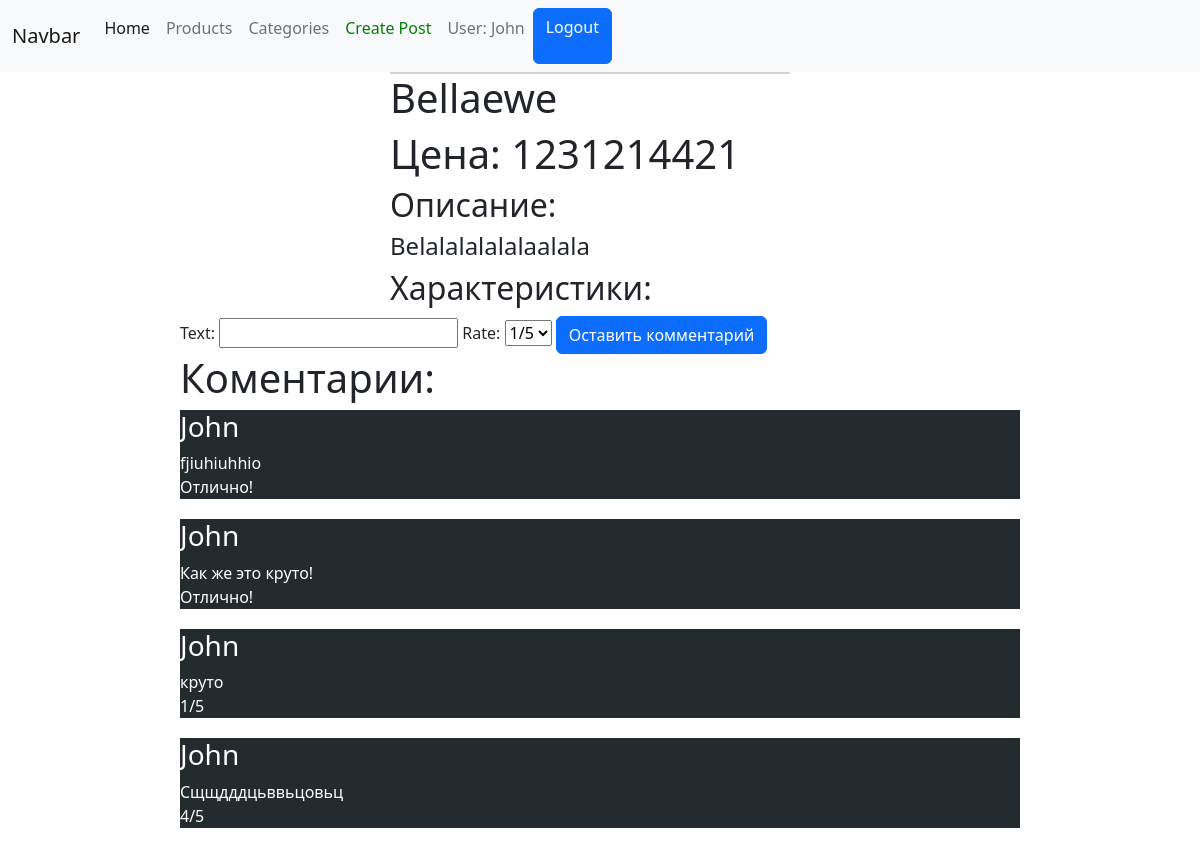
Page /products/10/ (signed in) on the committed database.
### products/models.py (models this page shows, shortened)
class Product(models.Model):
    author = models.ForeignKey(User, on_delete=models.CASCADE, null=True)
    image = models.ImageField()
    title = models.CharField(max_length=180)
    price = models.IntegerField(default=1)
    colour = models.CharField(max_length=20)
    characteristics = models.TextField()
    description = models.TextField()
    categories = models.ManyToManyField(Category)

class Review(models.Model):
    author = models.ForeignKey(User, on_delete=models.CASCADE, null=False)
    text = models.TextField()
    product = models.ForeignKey(Product, on_delete=models.CASCADE)
    rating = (
        ('1/5', '1/5'),
        ('2/5', '2/5'),
        ('3/5', '3/5'),
        ('4/5', '4/5'),
        ('5/5', '5/5')
    )
    rate = models.CharField(default=5, choices=rating, max_length=10)

### products/views.py (the view, shortened to what this page needs)
# urls.py: path('products/<int:id>/', detail_product_view),
def detail_product_view(request, id):
    if request.method == 'GET':
        product = Product.objects.get(id=id)
        reviews = Review.objects.filter(product_id=id)
        data = {
            'product': product,
            'categories': product.categories.all(),
            'reviews': reviews,
            'form': ReviewCreateForm,
            'user': get_user_from_request(request)
        }
        return render(request, 'products/detail.html', context=data)

### users/utils.py (called while the page is built)
def get_user_from_request(request):
    return request.user if not request.user.is_anonymous else None

### templates/products/detail.html (shortened to what this page needs)
{% extends 'layouts/main.html' %}
{% block content %}
    <div class="product">
        <div class="info">
             <div class="card" style="width: 25rem;">
             </div>
            <div style="display: flex; justify-content: space-between">
                <h1>{{ product.title }}</h1>
            </div>
            <h1>Цена: {{ product.price }}</h1>
            <h2>Описание:</h2>
            <h4>{{ product.description }}</h4>
            <h2>Характеристики:</h2>
        </div>
        <div class="create_review">
            <form action="/products/{{ product.id }}/" method="post">
                {{ form }}
                <input type="submit" class="btn btn-primary" value="Оставить комментарий">
            </form>
        </div>
    </div>
    <div class="reviews">
        <h1>Коментарии:</h1>
        {% for review in reviews %}
            <div class="review">
                <h3> {{ review.author.username }}</h3>
                <p class="text">{{ review.text }}<br>{{ review.rate }}</p>
            </div>
        {% endfor %}
    </div>
{% endblock %}

### templates/layouts/main.html (shortened to what this page needs)
<!doctype html>
<html lang="en">
<head>
    <link rel="stylesheet" href="https://cdn.jsdelivr.net/npm/bootstrap@5.2.2/dist/css/bootstrap.min.css"
>
</head>
<body>
<div class="header">
    <nav class="navbar navbar-expand-lg navbar-light bg-light">
        <div class="container-fluid">
            <a class="navbar-brand" href="#">Navbar</a>
            <div class="collapse navbar-collapse" id="navbarNavAltMarkup">
                <div class="navbar-nav">
                    <a class="nav-link active" aria-current="page" href="/">Home</a>
                    <a class="nav-link" href="/products">Products</a>
                    <a class="nav-link" href="/categories">Categories</a>
                    {% if user %}
                        <a href="/products/create" class="nav-link" style="color: green">
                        Create Post
                        </a>
                        <p class="nav-link">User: {{ user.username }}</p>
                        <a href="/users/logout/" class="btn btn-primary">Logout</a>
                    {% else %}
                        <a href="/users/login/" class="nav-link">Login</a>
                        <a href="/users/register/" class="nav-link">Register</a>
                    {% endif %}
                </div>
            </div>
        </div>
    </nav>
</div>
{% block content %}
{% endblock %}
</body>
</html>

### templates/products/detail.html (style rules this page uses)
.product { width: 70%; margin-left: 15%; }
.reviews { width: 70%; margin-left: 15%; }
.review { background: #242b2e; color: #fff; margin-bottom: 20px; }
.info { margin-left: 25%; }

### rows in the picture
Product: title "Bellaewe", price "1231214421", description "Belalalalalalaalala"
Review: author.username "John", text "fjiuhiuhhio", rate "Отлично!"
Review: author.username "John", text "Как же это круто!", rate "Отлично!"
Review: author.username "John", text "круто", rate "1/5"
Review: author.username "John", text "Сщщдддцьввьцовьц", rate "4/5"

### other values in the picture
{{ user.username }} "John"
